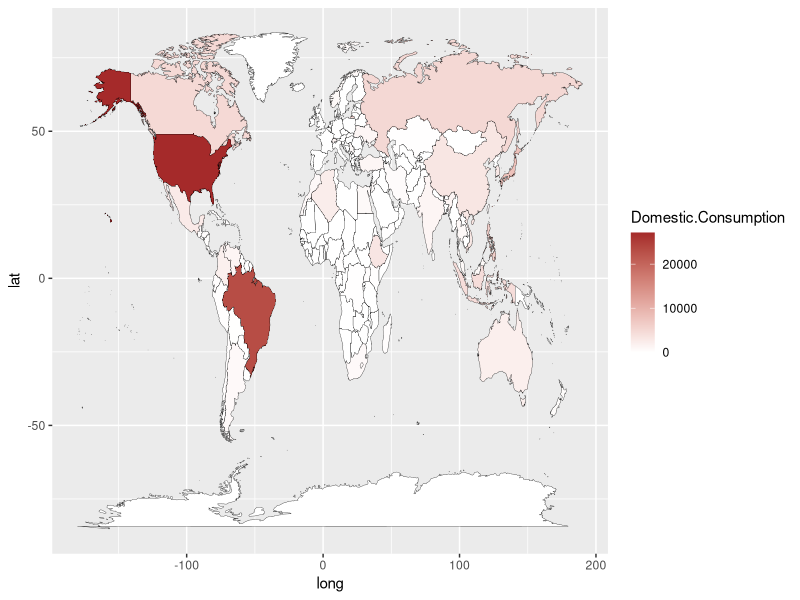

R code for this plot:
library("ggplot2")
library("dplyr")
library("maps")

df <- read.csv("../data/coffee_df.csv", stringsAsFactors = FALSE)

consumption_2019 <- df %>%
  select(Country_Name, Market_Year, Domestic.Consumption) %>%
  filter(Market_Year == 2019)

# make country names match
consumption_2019[65, "Country_Name"] <- "USA"
consumption_2019[14, "Country_Name"] <- "Democratic Republic of the Congo"
consumption_2019[16, "Country_Name"] <- "Ivory Coast"
consumption_2019[36, "Country_Name"] <- "South Korea"

world <- map_data("world") %>%
  left_join(consumption_2019, by = c("region" = "Country_Name")) %>%
  replace(is.na(.), 0)

map <- ggplot(data = world) +
  geom_polygon(
    mapping = aes(x = long, y = lat, group = group,
                  fill = Domestic.Consumption),
    color = "black",
    size = .1
  ) +
  scale_fill_continuous(low = "white", high = "brown")
# add title